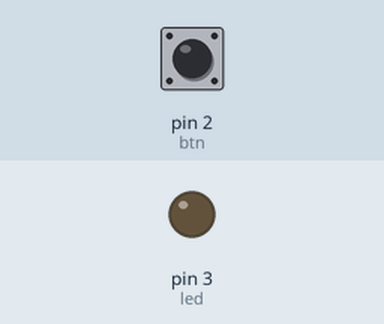
A sketch run on a simulated Arduino Uno, built with avr-gcc and run on an emulated ATmega328P. Shown: output pins drawn as LEDs (lit = HIGH). The test bench sets the inputs (shaded band); at power-on: pin 2 (btn) LOW.

Above: at 1.2 s.
1.3 s: pin 2 (btn) pulled HIGH for 0.15 s
At 1.37 s:
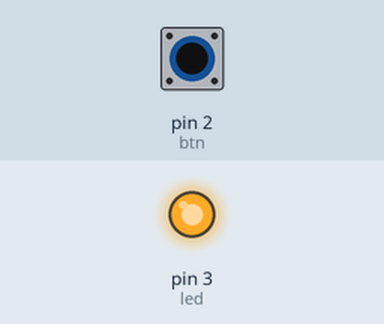
2.9 s: pin 2 (btn) pulled HIGH for 3.2 s
At 7.0 s:
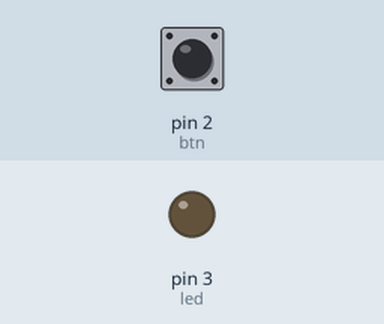
Timing chart, 0 to 8.5 s (numbered marks = the images above; inputs shaded):
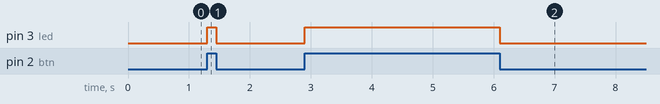

The sketch:

Practica_4.ino
```cpp
// Practica 4 "Boton"

int btn = 2;
int led = 3;
int val;

void setup()
{
  pinMode(btn, INPUT);
  pinMode(led, OUTPUT);
}

void loop()
{
  val = digitalRead(btn);
  if(val == HIGH)
  {
    digitalWrite(led, HIGH);
  }
  else
  {
    digitalWrite(led, LOW);
  }
}
```

Measured:
- after the input at 1.3 s, pin 3 (led): LOW → HIGH at once, → LOW 0.15 s later
- after the input at 2.9 s, pin 3 (led): LOW → HIGH at once, → LOW 3.2 s later
